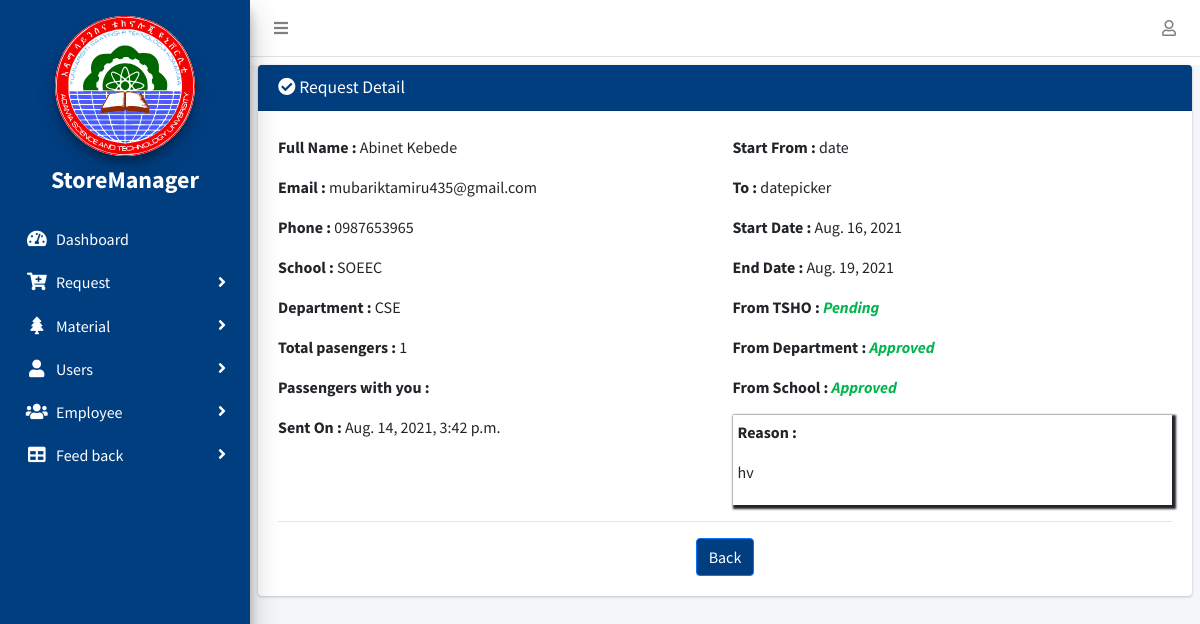
/request/my_request/detail/7 (signed in), run on an earlier commit of the app's database.
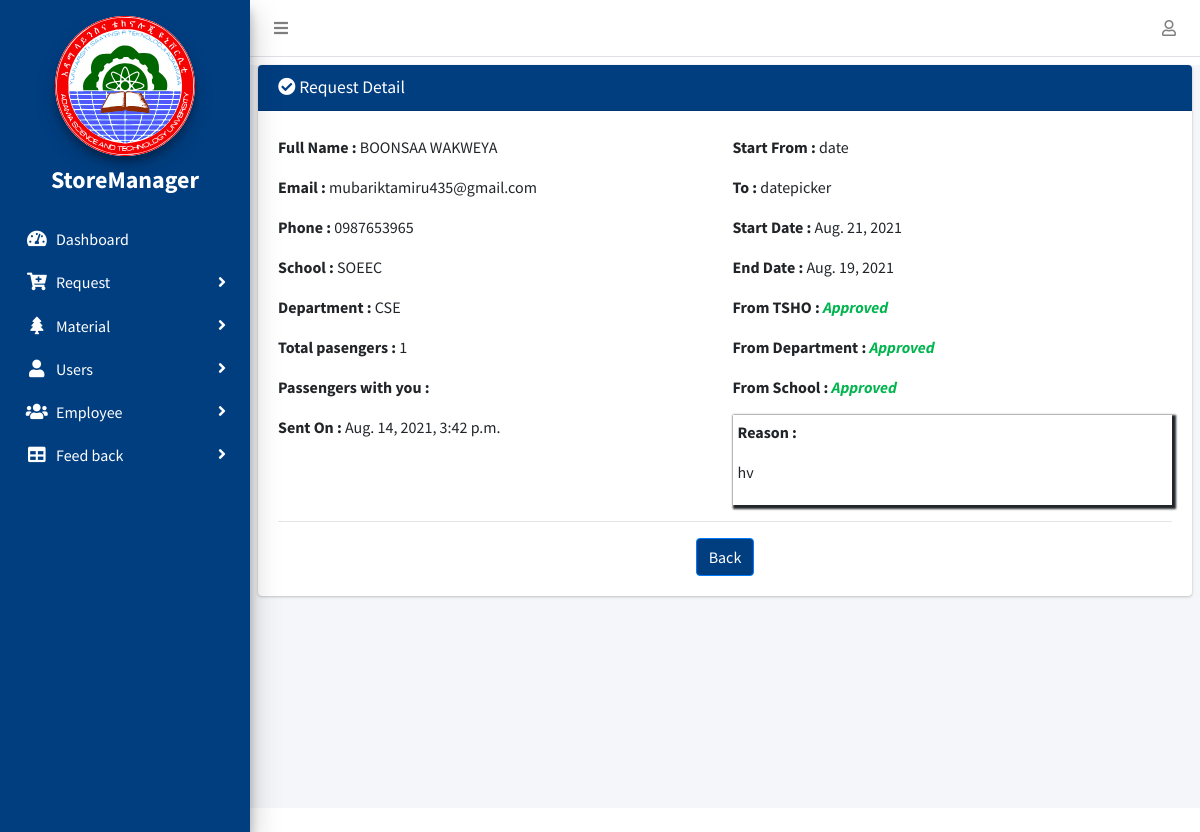
And on a later commit of the database.
### Trequest/models.py (models this page shows, shortened)
class TransportRequest(models.Model):
    STATUS = (
        ('Pending', 'Pending'),
        ('Approved', 'Approved'),
        ('Expired', 'Expired'),
        ('Rejected', 'Rejected'),
        ('Cancelled', 'Cancelled'),
    )
    passenger = models.ForeignKey(settings.AUTH_USER_MODEL, on_delete=models.CASCADE, related_name='user_request')
    start_from = models.CharField(max_length=200)
    destination = models.CharField(max_length=200)
    reason = RichTextField(blank=True, null=True)
    passenger_numbers = models.PositiveIntegerField(default=1)
    list_of_passengers = models.TextField(max_length=400, null=True, blank=True)
    start_date = models.DateField()
    end_date = models.DateField()
    created_at = models.DateTimeField(auto_now_add=True)
    is_expired = models.BooleanField(default=False)
    status = models.CharField(max_length=200, default='Pending', choices=STATUS)
    status2 = models.CharField(max_length=200, default='Pending', choices=STATUS)
    status3 = models.CharField(max_length=200, default='Pending', choices=STATUS)
    class Meta:
        ordering = ['-id']

class MyUser(AbstractUser):
    first_name = models.CharField(max_length=100, null=True)
    last_name = models.CharField(max_length=100, null=True)
    email = models.EmailField(null=True, blank=True,unique=True)
    ROLE = (
        ('Passenger', 'Passenger'),
        ('TSHO', 'TSHO'),
        ('Mechanic', 'Mechanic'),
        ('Driver', 'Driver'),
        ('StoreManager', 'Store Manager'),
        ('SchoolDean', 'School Dean'),
        ('DepartmentHead', 'Department Head'),
        ('VicePresident', 'Vice President'),
    )
    phone_regex = RegexValidator(
        regex=r'^\+?1?\d{10,15}$',
        message='Phone number must be entered in the format : 0987654321 or +251987654321 up to 15 digits allowed'
    )
    phone = models.CharField(validators=[phone_regex], max_length=15, blank=True,unique=True)
    school = models.ForeignKey(School, on_delete=models.SET_NULL, blank=True, null=True)
    department = models.ForeignKey(Department, on_delete=models.SET_NULL, blank=True, null=True)
    role = models.CharField(max_length=200, choices=ROLE)
    date_registered = models.DateField(auto_now_add=True)

class School(models.Model):
    name = models.CharField(max_length=100, null=True, blank=True, unique=True)
    def __str__(self):
        return self.name

class Department(models.Model):
    school = models.ForeignKey(School, on_delete=models.CASCADE)
    name = models.CharField(max_length=100, null=True, blank=True, unique=True)
    def __str__(self):
        return self.name

### Trequest/views.py (the view)
# urls.py: path('request/my_request/detail/<str:id>',views.my_request_detail, name="detail-request"),
@login_required(login_url='login')
def my_request_detail(request, id):
    myrequest_detail = TransportRequest.objects.get(id=id)
    context = {'myrequest_detail': myrequest_detail}
    return render(request, 'Trequest/my_request_detail.html', context)

### Trequest/templates/Trequest/my_request_detail.html (shortened to what this page needs)
{% extends 'Trequest/base.html' %}
{% load static%}
{% block content %}
{% load crispy_forms_tags %}
<div class="content-wrapper mt-2">
    <section class="content">
      <div class="row">
        <div class="col-md-12 ">
          <div class="card">
            <div class="card-header mb-1" style="background:#003e80;color:#fff">
                <h3 class="card-title"><i class="fa  fa-check-circle"></i> Request Detail</h3>
          </div>
           <div class="card-body">
            <div class="row">
              <div class="col-md-6">
               <p> <b>Full Name :</b> {{myrequest_detail.passenger.get_full_name}}</p>
                <p> <b>Email :</b> {{myrequest_detail.passenger.email}}</p>
                 <p> <b>Phone :</b> {{myrequest_detail.passenger.phone}}</p>
                  <p> <b>School :</b> {{myrequest_detail.passenger.school}}</p>
                <p> <b>Department :</b> {{myrequest_detail.passenger.department}}</p>
                  <p> <b>Total pasengers :</b> {{myrequest_detail.passenger_numbers}}</p>
                  <p> <b>Passengers with you :</b> {{myrequest_detail.list_of_passengers}}</p>
                  <p> <b>Sent On :</b> {{myrequest_detail.created_at}}</p>
              </div>
              <div class="col-md-6">
               <p> <b>Start From :</b> {{myrequest_detail.start_from}}</p>
                <p> <b>To :</b> {{myrequest_detail.destination}}</p>
                <p> <b>Start Date :</b> {{myrequest_detail.start_date}}</p>
                <p> <b>End Date :</b> {{myrequest_detail.end_date}}</p>
                  <p> <b>From TSHO :</b> <i style="color: #00b44e;font-weight: bold">{{myrequest_detail.status}}</i></p>
                  {% if request.user.role != "DepartmentHead" and request.user.role != "SchoolDean" %}
                  <p> <b>From Department :</b> <i style="color: #00b44e;font-weight: bold">{{myrequest_detail.status2}}</i></p>
                  {% endif %}
                  {% if request.user.role != "SchoolDean" %}
                  <p> <b>From School :</b> <i style="color: #00b44e;font-weight: bold">{{myrequest_detail.status3}}</i></p>
                  {% endif %}
                  <div style="box-shadow: 2px 2px 2px 2px;padding: 5px;">
                    <p> <b>Reason :</b> {{myrequest_detail.reason|safe}}</p>
                  </div>
              </div>
            </div>
            <hr>
  <center> <a href="{% url 'my-request' %}" class="btn btn-primary" style="background:#003e80 ">Back</a></center>
          </div>
          </div>
        </div>
      </div>
    </section>
  </div>
{% endblock content %}

What changed in the data, as far as the page shows it:
changed TransportRequest "date": passenger.get_full_name "Abinet Kebede" → "BOONSAA WAKWEYA"; start_date "Aug. 16, 2021" → "Aug. 21, 2021"; status "Pending" → "Approved"
